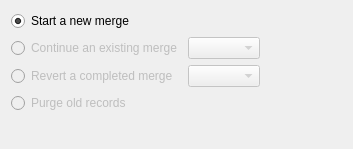
<?xml version="1.0" encoding="UTF-8"?>
<ui version="4.0">
 <comment>This file is part of the xTuple ERP: PostBooks Edition, a free and
open source Enterprise Resource Planning software suite,
Copyright (c) 1999-2019 by OpenMFG LLC, d/b/a xTuple.
It is licensed to you under the Common Public Attribution License
version 1.0, the full text of which (including xTuple-specific Exhibits)
is available at www.xtuple.com/CPAL.  By using this software, you agree
to be bound by its terms.</comment>
 <class>crmaccountMergePickTaskPage</class>
 <widget class="QWizardPage" name="crmaccountMergePickTaskPage">
  <property name="geometry">
   <rect>
    <x>0</x>
    <y>0</y>
    <width>353</width>
    <height>149</height>
   </rect>
  </property>
  <property name="windowTitle">
   <string>WizardPage</string>
  </property>
  <property name="title">
   <string>Pick a Task</string>
  </property>
  <property name="subTitle">
   <string>This Wizard guides you through the steps of merging Accounts. You can close at any time. The work in progress will be saved for you to come back to later.</string>
  </property>
  <layout class="QGridLayout" name="gridLayout">
   <item row="0" column="0">
    <widget class="QRadioButton" name="_start">
     <property name="text">
      <string>Start a new merge</string>
     </property>
     <property name="checked">
      <bool>true</bool>
     </property>
    </widget>
   </item>
   <item row="1" column="0">
    <widget class="QRadioButton" name="_continue">
     <property name="enabled">
      <bool>false</bool>
     </property>
     <property name="text">
      <string>Continue an existing merge</string>
     </property>
    </widget>
   </item>
   <item row="2" column="0">
    <widget class="QRadioButton" name="_revert">
     <property name="enabled">
      <bool>false</bool>
     </property>
     <property name="text">
      <string>Revert a completed merge</string>
     </property>
    </widget>
   </item>
   <item row="3" column="0">
    <widget class="QRadioButton" name="_purge">
     <property name="enabled">
      <bool>false</bool>
     </property>
     <property name="text">
      <string>Purge old records</string>
     </property>
    </widget>
   </item>
   <item row="4" column="0">
    <spacer name="verticalSpacer_2">
     <property name="orientation">
      <enum>Qt::Vertical</enum>
     </property>
     <property name="sizeHint" stdset="0">
      <size>
       <width>20</width>
       <height>40</height>
      </size>
     </property>
    </spacer>
   </item>
   <item row="1" column="3">
    <spacer name="horizontalSpacer">
     <property name="orientation">
      <enum>Qt::Horizontal</enum>
     </property>
     <property name="sizeHint" stdset="0">
      <size>
       <width>40</width>
       <height>20</height>
      </size>
     </property>
    </spacer>
   </item>
   <item row="2" column="1">
    <widget class="XComboBox" name="_completedMerge">
     <property name="enabled">
      <bool>false</bool>
     </property>
    </widget>
   </item>
   <item row="1" column="1">
    <widget class="XComboBox" name="_existingMerge">
     <property name="enabled">
      <bool>false</bool>
     </property>
    </widget>
   </item>
  </layout>
 </widget>
 <customwidgets>
  <customwidget>
   <class>XComboBox</class>
   <extends>QComboBox</extends>
   <header>xcombobox.h</header>
  </customwidget>
 </customwidgets>
 <tabstops>
  <tabstop>_start</tabstop>
  <tabstop>_continue</tabstop>
  <tabstop>_existingMerge</tabstop>
  <tabstop>_revert</tabstop>
  <tabstop>_completedMerge</tabstop>
  <tabstop>_purge</tabstop>
 </tabstops>
 <resources/>
 <connections/>
</ui>
